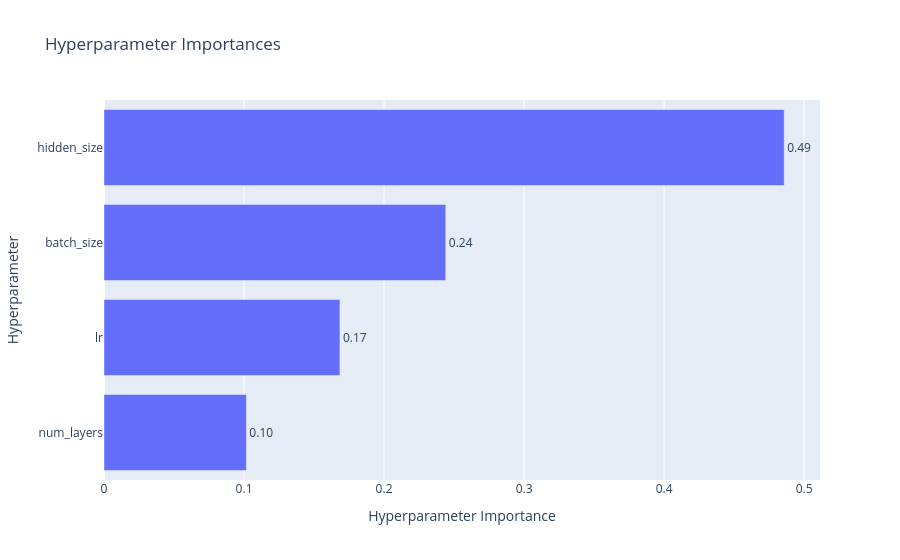

Here is the notebook cell this chart was saved with:
### Code cell
vis.plot_param_importances(study)

### Figure 1 — Plotly figure (JSON) as saved in the notebook; plotly's stock layout.template omitted (floating-point values rounded to 4 significant figures)
{"data": [{"cliponaxis": false, "hovertemplate": ["num_layers (IntDistribution): 0.10166597516717019<extra></extra>", "lr (FloatDistribution): 0.16849089192516456<extra></extra>", "batch_size (CategoricalDistribution): 0.24407589645507202<extra></extra>", "hidden_size (IntDistribution): 0.4857672364525932<extra></extra>"], "name": "Objective Value", "orientation": "h", "text": ["0.10", "0.17", "0.24", "0.49"], "textposition": "outside", "type": "bar", "x": [0.1017, 0.1685, 0.2441, 0.4858], "y": ["num_layers", "lr", "batch_size", "hidden_size"]}], "layout": {"title": {"text": "Hyperparameter Importances"}, "xaxis": {"title": {"text": "Hyperparameter Importance"}}, "yaxis": {"title": {"text": "Hyperparameter"}}}}
